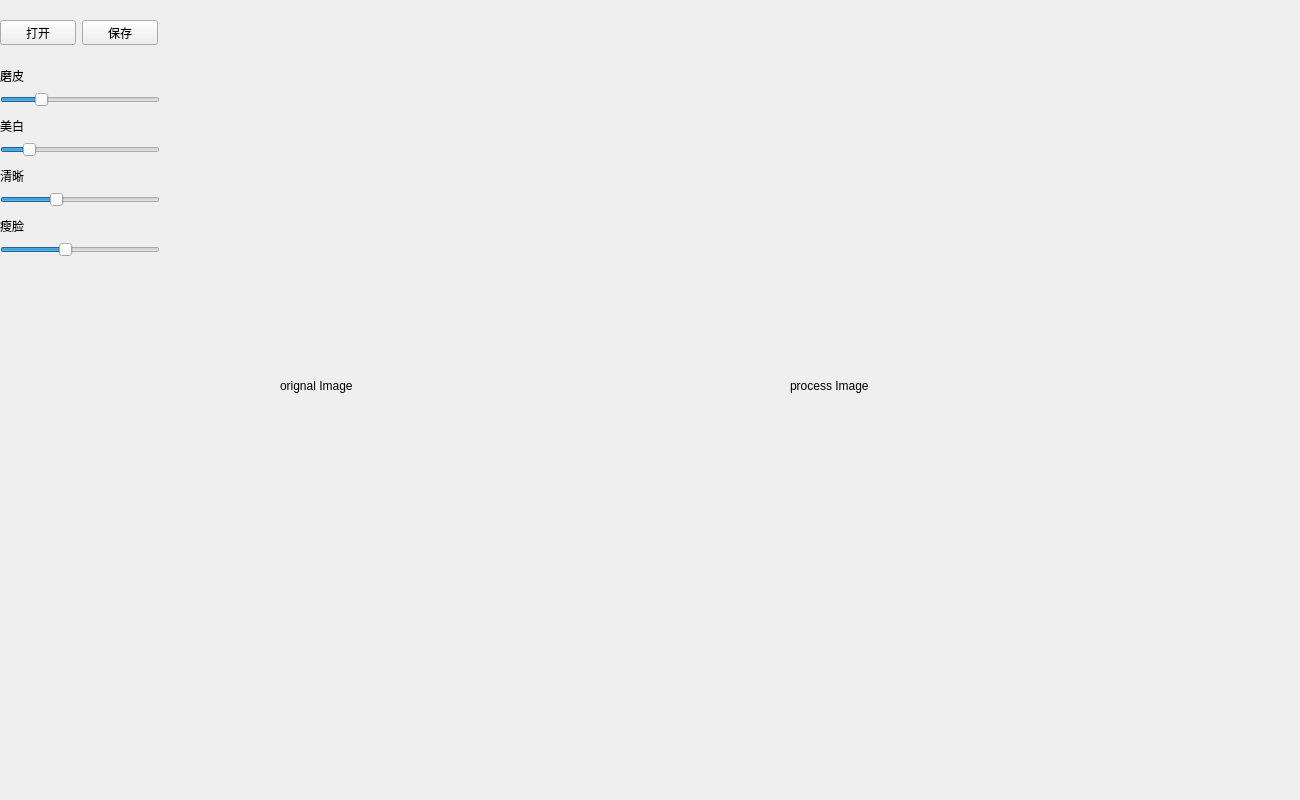
<?xml version="1.0" encoding="UTF-8"?>
<ui version="4.0">
 <class>ImageProcessUI</class>
 <widget class="QWidget" name="ImageProcessUI">
  <property name="geometry">
   <rect>
    <x>0</x>
    <y>0</y>
    <width>1300</width>
    <height>800</height>
   </rect>
  </property>
  <property name="windowTitle">
   <string>图像处理</string>
  </property>
  <widget class="QLabel" name="label_origin">
   <property name="geometry">
    <rect>
     <x>280</x>
     <y>10</y>
     <width>500</width>
     <height>752</height>
    </rect>
   </property>
   <property name="text">
    <string>orignal Image</string>
   </property>
  </widget>
  <widget class="QLabel" name="label_process">
   <property name="geometry">
    <rect>
     <x>790</x>
     <y>10</y>
     <width>500</width>
     <height>752</height>
    </rect>
   </property>
   <property name="text">
    <string>process Image</string>
   </property>
  </widget>
  <widget class="QWidget" name="layoutWidget">
   <property name="geometry">
    <rect>
     <x>0</x>
     <y>20</y>
     <width>158</width>
     <height>25</height>
    </rect>
   </property>
   <layout class="QHBoxLayout" name="horizontalLayout">
    <item>
     <widget class="QPushButton" name="pushButton_open">
      <property name="text">
       <string>打开</string>
      </property>
     </widget>
    </item>
    <item>
     <widget class="QPushButton" name="pushButton_save">
      <property name="text">
       <string>保存</string>
      </property>
     </widget>
    </item>
   </layout>
  </widget>
  <widget class="QSlider" name="horizontalSliderSoftSkin">
   <property name="geometry">
    <rect>
     <x>0</x>
     <y>90</y>
     <width>160</width>
     <height>19</height>
    </rect>
   </property>
   <property name="maximum">
    <number>149</number>
   </property>
   <property name="value">
    <number>35</number>
   </property>
   <property name="orientation">
    <enum>Qt::Horizontal</enum>
   </property>
  </widget>
  <widget class="QSlider" name="horizontalSliderWhite">
   <property name="geometry">
    <rect>
     <x>0</x>
     <y>140</y>
     <width>160</width>
     <height>19</height>
    </rect>
   </property>
   <property name="value">
    <number>15</number>
   </property>
   <property name="orientation">
    <enum>Qt::Horizontal</enum>
   </property>
  </widget>
  <widget class="QSlider" name="horizontalSliderSharp">
   <property name="geometry">
    <rect>
     <x>0</x>
     <y>190</y>
     <width>160</width>
     <height>19</height>
    </rect>
   </property>
   <property name="maximum">
    <number>149</number>
   </property>
   <property name="value">
    <number>50</number>
   </property>
   <property name="orientation">
    <enum>Qt::Horizontal</enum>
   </property>
  </widget>
  <widget class="QLabel" name="labelSoftSkin">
   <property name="geometry">
    <rect>
     <x>0</x>
     <y>70</y>
     <width>54</width>
     <height>12</height>
    </rect>
   </property>
   <property name="text">
    <string>磨皮</string>
   </property>
  </widget>
  <widget class="QLabel" name="labelWhite">
   <property name="geometry">
    <rect>
     <x>0</x>
     <y>120</y>
     <width>54</width>
     <height>12</height>
    </rect>
   </property>
   <property name="text">
    <string>美白</string>
   </property>
  </widget>
  <widget class="QLabel" name="labelSharp">
   <property name="geometry">
    <rect>
     <x>0</x>
     <y>170</y>
     <width>54</width>
     <height>12</height>
    </rect>
   </property>
   <property name="text">
    <string>清晰</string>
   </property>
  </widget>
  <widget class="QSlider" name="horizontalSliderThin">
   <property name="geometry">
    <rect>
     <x>0</x>
     <y>240</y>
     <width>160</width>
     <height>19</height>
    </rect>
   </property>
   <property name="minimum">
    <number>-25</number>
   </property>
   <property name="maximum">
    <number>25</number>
   </property>
   <property name="value">
    <number>-5</number>
   </property>
   <property name="orientation">
    <enum>Qt::Horizontal</enum>
   </property>
  </widget>
  <widget class="QLabel" name="labelThin">
   <property name="geometry">
    <rect>
     <x>0</x>
     <y>220</y>
     <width>54</width>
     <height>12</height>
    </rect>
   </property>
   <property name="text">
    <string>瘦脸</string>
   </property>
  </widget>
 </widget>
 <tabstops>
  <tabstop>pushButton_open</tabstop>
  <tabstop>pushButton_save</tabstop>
 </tabstops>
 <resources/>
 <connections/>
</ui>
